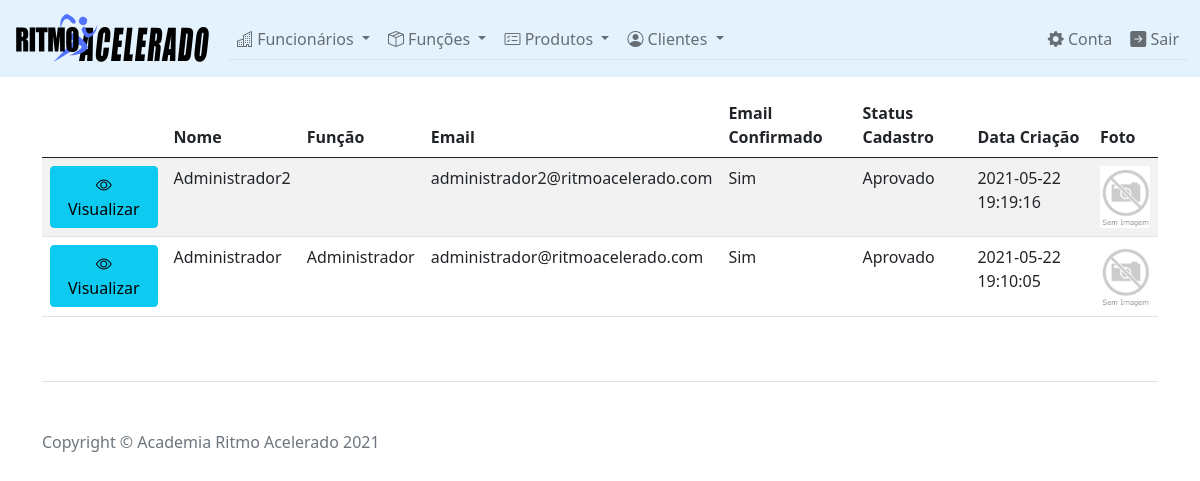
Page /ProjetoAcademia/Funcionario_Consultar.php (signed in) on the committed database.
### tables this page shows
CREATE TABLE IF NOT EXISTS `usuarios` (
  `Id` varchar(256) NOT NULL,
  `Nome` varchar(256) NOT NULL,
  `Email` varchar(256) NOT NULL,
  `EmailConfirmado` tinyint(1) NOT NULL,
  `Password` varchar(256) NOT NULL,
  `Foto` varchar(256) NOT NULL,
  `StatusCadastro` tinyint(1) NOT NULL,
  `DataCriacao` datetime NOT NULL,
  PRIMARY KEY (`Id`),
  UNIQUE KEY `PK_UsuarioId` (`Id`)
);

CREATE TABLE IF NOT EXISTS `funcoes` (
  `Id` varchar(256) NOT NULL,
  `Nome` varchar(256) NOT NULL,
  PRIMARY KEY (`Id`),
  UNIQUE KEY `PK_FuncaoId` (`Id`)
);

### ProjetoAcademia/models/usuario.php (called while the page is built, shortened)
<?php
	function sqlQuerySelectAllUsers() {
		return "select * from usuarios order by DataCriacao desc";
	}
	abstract class Status
	{
		public static function type($valor) {
			if ($valor == 2) {
				return "Aprovado";
			}
			return "Inválido";
		}
	}
?>

### ProjetoAcademia/data/conexao.php (called while the page is built, shortened)
<?php
class BancodeDados {
    private $host = "localhost";
    private $user = "root";
    private $senha = "usbw";
    private $banco = "academia";
    public $con;
	function conecta(){
        $this->con = @mysqli_connect($this->host,$this->user,$this->senha, $this->banco);
    }
	function sqlQueryToList($string) {
		$resultado = @mysqli_query($this->con, $string);
		if (!$resultado) {
			die('<b>Query Inválida:</b>' . @mysqli_error($this->con));
			return false;
		} else {
			$num = @mysqli_num_rows($resultado);
			if ($num==0) {
				return false;
			} else{
				return $resultado;
			}
		}
	}
}
?>

### ProjetoAcademia/views/Funcionario_Consultar_View.php (the view, shortened to what this page needs)
<section>
	<div class="container mt-3">
		<div class="table-responsive">
			<table class="table table-striped table-hover">
				<thead>
					<tr>
						<th scope="col"></th>
						<th scope="col">Nome</th>
						<th scope="col">Função</th>
						<th scope="col">Email</th>
						<th scope="col">Email Confirmado</th>
						<th scope="col">Status Cadastro</th>
						<th scope="col">Data Criação</th>
						<th scope="col">Foto</th>
					</tr>
				</thead>
				<tbody>
					<?php
						while($dados=mysqli_fetch_array($lista_usuarios))
						{
							$id = base64_encode($dados['Id']);
							$result = mysqli_query($mysql->con,"select FuncaoId from usuariosfuncoes where UsuarioId='".$dados['Id']."' order by FuncaoId LIMIT 1");
							$funcaoNome = mysqli_query($mysql->con,"select Nome from funcoes where Id='".$result->fetch_row()[0]."' order by Id LIMIT 1");
							echo "<tr>";
							echo "<td><a href='./Funcionario_Visualizar.php?id=$id' class='btn btn-info'><i class='bi bi-eye'></i> Visualizar</a></td>";
							echo "<td class='hidden-xs hidden-sm'>". $dados['Nome'] ."</td>";
							echo "<td>". $funcaoNome->fetch_row()[0] ."</td>";
							echo "<td class='hidden-xs hidden-sm'>". $dados['Email'] ."</td>";
							if ($dados['EmailConfirmado'] == 1) {
								echo "<td>Sim</td>";
							} else {
								echo "<td>Não</td>";
							}
							echo "<td>". Status::type($dados['StatusCadastro']) ."</td>";
							echo "<td>". $dados['DataCriacao'] ."</td>";
							$foto = 'SemImagem.png';
							echo "<td align='center'><img src='content/assets/fotos/$foto' width='50px' heigth='50px'>";
							echo "</tr>";
						}
					?>
				</tbody>
			</table>
		</div>
	</div>
</section>

### ProjetoAcademia/Funcionario_Consultar.php (shortened to what this page needs)
<?php
	try {
		if (isset($_SESSION['log']) && $_SESSION['log'] == "ativo")
		{
			if ($_SESSION['funcao'] == "Administrador") {
				include_once('data/conexao.php');
				include_once('models/usuario.php');
				$mysql = new BancodeDados();
				$mysql->conecta();
				$lista_usuarios = $mysql->sqlQueryToList(sqlQuerySelectAllUsers());
				include('views/_Layout.php');
			} else{
				header("Location: Error.php");
				exit();
			}
		} else {
			session_destroy();
			header("Location: index.php");
			exit();
		}
	} catch (Exception $e) {
		echo 'Exceção capturada: ',  $e->getMessage(), "\n";
	}
?>

### ProjetoAcademia/views/_Layout.php (shortened to what this page needs)
<!DOCTYPE html>
<html lang="pt-BR">
	<head>
		<link href="content/bootstrap-5.0.0-dist/css/bootstrap.min.css" rel="stylesheet" />
		<link href="content/bootstrap-icons-1.5.0/bootstrap-icons.css" rel="stylesheet" />
	</head>
	<body>
		<?php include '_TopNavbar.php'; ?>
		<?php include($childView); ?>
		<?php include '_Footer.php'; ?>
	</body>
</html>

### ProjetoAcademia/views/_TopNavbar.php (shortened to what this page needs)
<nav class="navbar sticky-top navbar-expand-lg navbar-light" style="background-color: #e3f2fd;">
	<div class="container-fluid">
		<a class="navbar-brand" href="index.php"><img src="content/assets/img/Logo.png" alt="Logo" width="200" class="d-inline-block align-text-top"></a>
		<div class="collapse navbar-collapse nav nav-tabs justify-content-end" id="navbarResponsive">
		<?php
			if (isset($_SESSION['log']) && $_SESSION['log'] == "ativo")
			{
				if ($_SESSION['funcao'] == "Administrador" || $_SESSION['funcao'] == "Vendedor") {
					echo "<ul class='navbar-nav me-auto mb-2 mb-lg-0'>";
					if ($_SESSION['funcao'] == "Administrador") {
						echo "
						<li class='nav-item dropdown'>
							<a class='nav-link dropdown-toggle' href='#' id='funcionarios' role='button' data-bs-toggle='dropdown' aria-expanded='false'>
								<i class='bi bi-building'></i> Funcionários
							</a>
							<ul class='dropdown-menu' aria-labelledby='funcionarios'>
								<li><a class='dropdown-item' href='Funcionario_Cadastrar.php' class='link-dark rounded'>Cadastrar Funcionários</a></li>
								<li><a class='dropdown-item' href='Funcionario_Consultar.php' class='link-dark rounded'>Listar Funcionários</a></li>
							</ul>
						</li>
						<li class='nav-item dropdown'>
							<a class='nav-link dropdown-toggle' href='#' id='funcoes' role='button' data-bs-toggle='dropdown' aria-expanded='false'>
								<i class='bi bi-box-seam'></i> Funções
							</a>
							<ul class='dropdown-menu' aria-labelledby='funcoes'>
								<li><a class='dropdown-item' href='Funcao_Cadastrar.php' class='link-dark rounded'>Cadastrar Função</a></li>
								<li><a class='dropdown-item' href='Funcao_Consultar.php' class='link-dark rounded'>Listar Funções</a></li>
							</ul>
						</li>";
					}
					echo "
						<li class='nav-item dropdown'>
							<a class='nav-link dropdown-toggle' href='#' id='produtos' role='button' data-bs-toggle='dropdown' aria-expanded='false'>
								<i class='bi bi-card-checklist'></i> Produtos
							</a>
							<ul class='dropdown-menu' aria-labelledby='produtos'>
								<li><a class='dropdown-item' href='Produto_Cadastrar.php' class='link-dark rounded'>Cadastrar Produto</a></li>
								<li><a class='dropdown-item' href='Produto_Consultar.php' class='link-dark rounded'>Listar Produtos</a></li>
							</ul>
						</li>
						<li class='nav-item dropdown'>
							<a class='nav-link dropdown-toggle' href='#' id='clientes' role='button' data-bs-toggle='dropdown' aria-expanded='false'>
								<i class='bi bi-person-circle'></i> Clientes
							</a>
							<ul class='dropdown-menu' aria-labelledby='clientes'>
								<li><a class='dropdown-item' href='Cliente_Consultar.php' class='link-dark rounded'>Listar clientes</a></li>
							</ul>
						</li>";
					echo "</ul>";
					echo "
						<ul class='navbar-nav mb-2 mb-lg-0 justify-content-end'>
							<li class='nav-item'><a class='nav-link' aria-current='page' href='#'><i class='bi bi-gear-fill'></i> Conta</a><li>
							<li class='nav-item'><a class='nav-link' href='Logout.php'><i class='bi bi-arrow-right-square-fill'></i> Sair</a></li>
						</ul>";
				}
			}
		?>
		</div>
	</div>
</nav>

### ProjetoAcademia/views/_Footer.php
<div class="container">
	<footer class="pt-4 my-md-5 pt-md-5 text-muted border-top">
		<div class="row">
			<div class="col-12 col-md">
			Copyright &copy; Academia Ritmo Acelerado <?php echo date('Y'); ?>
			</div>
		</div>
	</footer>
</div>

### rows in the picture
usuarios: Nome "Administrador2", Email "administrador2@ritmoacelerado.com", EmailConfirmado "Sim", StatusCadastro "Aprovado", DataCriacao "2021-05-22 19:19:16"
usuarios: Nome "Administrador", funcoes.Nome "Administrador", Email "administrador@ritmoacelerado.com", EmailConfirmado "Sim", StatusCadastro "Aprovado", DataCriacao "2021-05-22 19:10:05"
